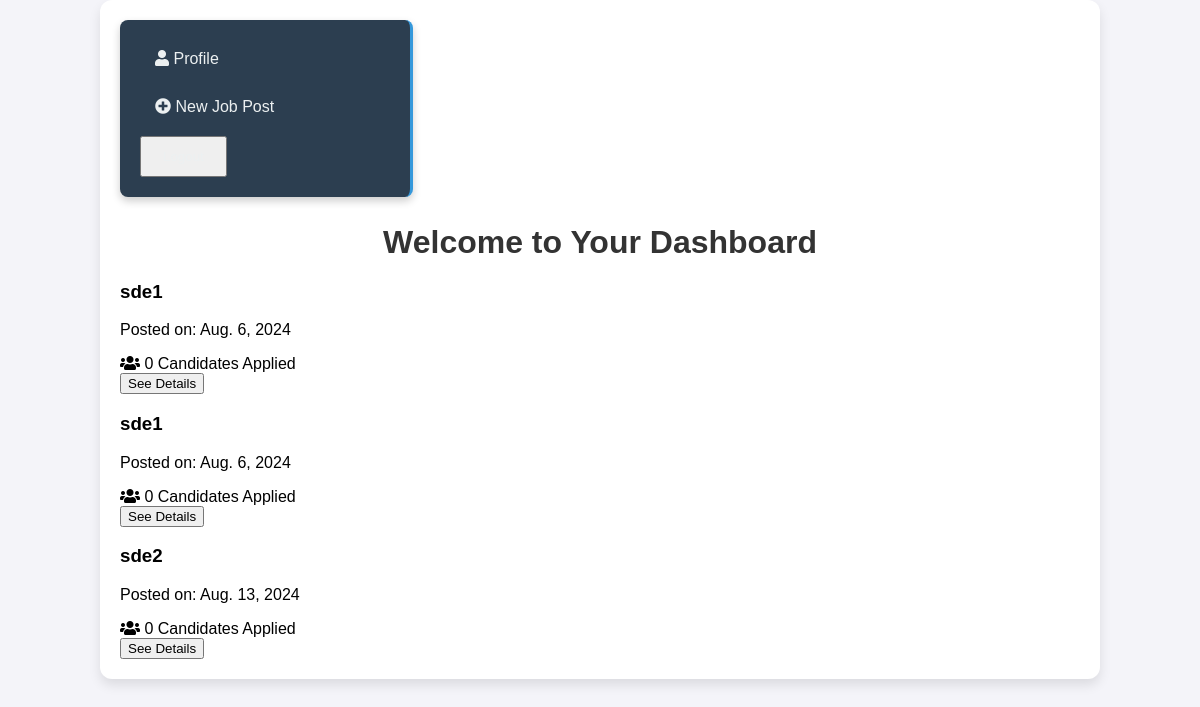
The app's page /hrdash/ (signed in) with its own data.
### hr/models.py (models this page shows)
class JobPost(models.Model):
    user = models.ForeignKey(to=User,on_delete=models.CASCADE)
    title = models.CharField(max_length=200)
    address = models.CharField(max_length=100)
    compnayName = models.CharField(max_length=100)
    salaryLow = models.IntegerField(default=0)
    salaryHigh = models.IntegerField(default=0)
    applyCount =  models.IntegerField(default=0)
    lastDateToApply = models.DateField()
    def __str__(self):
        return str(self.title)

### hr/views.py (the view)
# urls.py: path('hrdash/',views.hrHome,name='hrdash'),
@login_required
def hrHome(request):
    jobposts = JobPost.objects.filter(user=request.user)
    print(jobposts)
    return render(request,'hr/hrdashbordh.html',{'jobposts':jobposts})

### hr/templates/hr/hrdashbordh.html (shortened to what this page needs)
<!DOCTYPE html>
<html lang="en">
<head>
  <link rel="stylesheet" href="https://cdnjs.cloudflare.com/ajax/libs/font-awesome/5.15.3/css/all.min.css">
</head>
<body>
  <div class="container">
    {% include "hr/navbar.html" %}
    <div class="content">
      <h2>Welcome to Your Dashboard</h2>
      <div class="job-cards">
        {% for job in jobposts %}
        <div class="job-card">
          <h3>{{job.title}}</h3>
          <p>Posted on: {{job.lastDateToApply}}</p>
          <div class="apply-count">
            <i class="fas fa-users"></i>
            <span>{{job.applyCount}} Candidates Applied</span>
          </div>
          <button class="details-button"><a href="{% url 'candidatedetails' job.id %}" style="text-decoration: none; color: inherit;">See Details</a></button>
        </div>
        {% endfor %}
      </div>
    </div>
  </div>
</body>
</html>

### hr/templates/hr/hrdashbordh.html (style rules this page uses)
body { font-family: 'Arial', sans-serif; background-color: #f4f4f9; margin: 0; padding: 0; animation: fadeIn 1s ease-in-out; }
.container { width: 80%; max-width: 1200px; margin: 0 auto; padding: 20px; background: #ffffff; border-radius: 12px; box-shadow: 0 6px 12px rgba(0, 0, 0, 0.1); animation: slideIn 1s ease-in-out; }
h2 { color: #333; margin-bottom: 20px; text-align: center; font-size: 2rem; font-weight: 700; animation: fadeIn 2s ease-in-out; }

### records on screen
JobPost: title "sde1", lastDateToApply "Aug. 6, 2024", applyCount "0"
JobPost: title "sde1", lastDateToApply "Aug. 6, 2024", applyCount "0"
JobPost: title "sde2", lastDateToApply "Aug. 13, 2024", applyCount "0"
